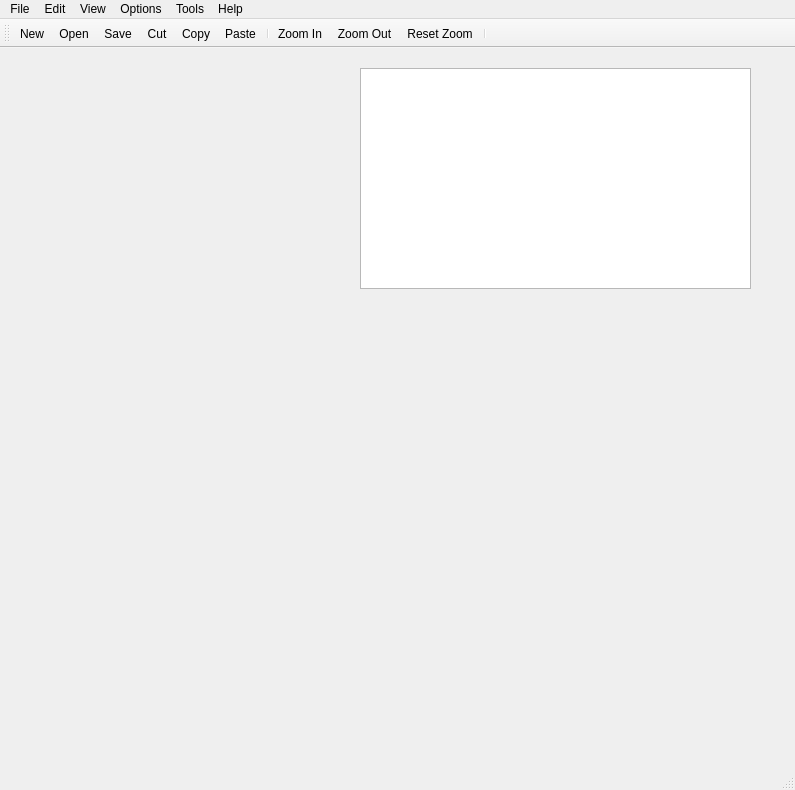
<?xml version="1.0" encoding="UTF-8"?>
<ui version="4.0">
 <class>MainWindow</class>
 <widget class="QMainWindow" name="MainWindow">
  <property name="geometry">
   <rect>
    <x>0</x>
    <y>0</y>
    <width>795</width>
    <height>790</height>
   </rect>
  </property>
  <property name="windowTitle">
   <string>MainWindow</string>
  </property>
  <widget class="QWidget" name="centralwidget">
   <widget class="QGraphicsView" name="graphicsView">
    <property name="geometry">
     <rect>
      <x>360</x>
      <y>20</y>
      <width>391</width>
      <height>221</height>
     </rect>
    </property>
   </widget>
  </widget>
  <widget class="QMenuBar" name="menubar">
   <property name="geometry">
    <rect>
     <x>0</x>
     <y>0</y>
     <width>795</width>
     <height>25</height>
    </rect>
   </property>
   <widget class="QMenu" name="menuFile">
    <property name="title">
     <string>File</string>
    </property>
    <addaction name="actionNew"/>
    <addaction name="actionOpen_2"/>
    <addaction name="separator"/>
    <addaction name="actionSave"/>
    <addaction name="actionSave_as"/>
    <addaction name="separator"/>
    <addaction name="actionExport"/>
    <addaction name="separator"/>
    <addaction name="actionExit"/>
    <addaction name="separator"/>
    <addaction name="actionPrint"/>
   </widget>
   <widget class="QMenu" name="menuEdit">
    <property name="title">
     <string>Edit</string>
    </property>
    <addaction name="actionUndo"/>
    <addaction name="actionRedo"/>
    <addaction name="separator"/>
    <addaction name="actionCut"/>
    <addaction name="actionCopy"/>
    <addaction name="actionPaste"/>
    <addaction name="actionDelete"/>
    <addaction name="separator"/>
    <addaction name="actionSelecte"/>
    <addaction name="actionUnselect_All"/>
    <addaction name="separator"/>
    <addaction name="actionFind"/>
    <addaction name="separator"/>
    <addaction name="actionProperties"/>
   </widget>
   <widget class="QMenu" name="menuView">
    <property name="title">
     <string>View</string>
    </property>
    <widget class="QMenu" name="menuMode">
     <property name="title">
      <string>Mode</string>
     </property>
     <addaction name="actionEdit_Mode"/>
     <addaction name="actionNavigation_Mode"/>
    </widget>
    <addaction name="actionZoom_In"/>
    <addaction name="actionZoom_Out"/>
    <addaction name="actionReset_Zoom"/>
    <addaction name="separator"/>
    <addaction name="actionFit_Content"/>
    <addaction name="separator"/>
    <addaction name="menuMode"/>
    <addaction name="separator"/>
    <addaction name="actionFull_Screen"/>
   </widget>
   <widget class="QMenu" name="menuOptions">
    <property name="title">
     <string>Options</string>
    </property>
    <widget class="QMenu" name="menuAlgorithms">
     <property name="title">
      <string>Algorithms</string>
     </property>
     <addaction name="actionPlanarity"/>
    </widget>
    <addaction name="menuAlgorithms"/>
    <addaction name="actionLayouts"/>
   </widget>
   <widget class="QMenu" name="menuTools">
    <property name="title">
     <string>Tools</string>
    </property>
    <addaction name="actionAnalyze_Graph"/>
    <addaction name="separator"/>
    <addaction name="actionColorize_Edges"/>
   </widget>
   <widget class="QMenu" name="menuHelp">
    <property name="title">
     <string>Help</string>
    </property>
    <addaction name="actionYou_dont_need_help"/>
   </widget>
   <addaction name="menuFile"/>
   <addaction name="menuEdit"/>
   <addaction name="menuView"/>
   <addaction name="menuOptions"/>
   <addaction name="menuTools"/>
   <addaction name="menuHelp"/>
  </widget>
  <widget class="QStatusBar" name="statusbar"/>
  <widget class="QToolBar" name="toolBar">
   <property name="windowTitle">
    <string>toolBar</string>
   </property>
   <property name="whatsThis">
    <string/>
   </property>
   <attribute name="toolBarArea">
    <enum>TopToolBarArea</enum>
   </attribute>
   <attribute name="toolBarBreak">
    <bool>false</bool>
   </attribute>
   <addaction name="actionNew"/>
   <addaction name="actionOpen"/>
   <addaction name="actionSave"/>
   <addaction name="actionCut"/>
   <addaction name="actionCopy"/>
   <addaction name="actionPaste"/>
   <addaction name="separator"/>
   <addaction name="actionZoom_In"/>
   <addaction name="actionZoom_Out"/>
   <addaction name="actionReset_Zoom"/>
   <addaction name="separator"/>
  </widget>
  <action name="actionNew">
   <property name="icon">
    <iconset>
     <normaloff>icons/new.png</normaloff>icons/new.png</iconset>
   </property>
   <property name="text">
    <string>New</string>
   </property>
   <property name="whatsThis">
    <string/>
   </property>
  </action>
  <action name="actionOpen">
   <property name="icon">
    <iconset>
     <normaloff>icons/Folder Open.png</normaloff>icons/Folder Open.png</iconset>
   </property>
   <property name="text">
    <string>Open</string>
   </property>
  </action>
  <action name="actionOpen_2">
   <property name="text">
    <string>Open</string>
   </property>
   <property name="toolTip">
    <string>Open a Graph.gml</string>
   </property>
  </action>
  <action name="actionSave">
   <property name="icon">
    <iconset>
     <normaloff>icons/save.png</normaloff>icons/save.png</iconset>
   </property>
   <property name="text">
    <string>Save</string>
   </property>
   <property name="toolTip">
    <string> Save the changes</string>
   </property>
   <property name="statusTip">
    <string>toolTip</string>
   </property>
  </action>
  <action name="actionSave_as">
   <property name="text">
    <string>Save as</string>
   </property>
  </action>
  <action name="actionExport">
   <property name="text">
    <string>Export</string>
   </property>
  </action>
  <action name="actionExit">
   <property name="text">
    <string>Print</string>
   </property>
  </action>
  <action name="actionUndo">
   <property name="text">
    <string>Undo</string>
   </property>
  </action>
  <action name="actionRedo">
   <property name="text">
    <string>Redo</string>
   </property>
  </action>
  <action name="actionCut">
   <property name="icon">
    <iconset>
     <normaloff>icons/Avosoft-Warm-Toolbar-Cut.ico</normaloff>icons/Avosoft-Warm-Toolbar-Cut.ico</iconset>
   </property>
   <property name="text">
    <string>Cut</string>
   </property>
  </action>
  <action name="actionCopy">
   <property name="icon">
    <iconset>
     <normaloff>icons/Copy.png</normaloff>icons/Copy.png</iconset>
   </property>
   <property name="text">
    <string>Copy</string>
   </property>
  </action>
  <action name="actionPaste">
   <property name="icon">
    <iconset>
     <normaloff>icons/136837629872716929332x32-paste_from_clipboard-4-md.png</normaloff>icons/136837629872716929332x32-paste_from_clipboard-4-md.png</iconset>
   </property>
   <property name="text">
    <string>Paste</string>
   </property>
  </action>
  <action name="actionDelete">
   <property name="text">
    <string>Delete</string>
   </property>
  </action>
  <action name="actionSelecte">
   <property name="text">
    <string>Select All</string>
   </property>
  </action>
  <action name="actionUnselect_All">
   <property name="text">
    <string>Unselect All</string>
   </property>
  </action>
  <action name="actionFind">
   <property name="text">
    <string>Find</string>
   </property>
  </action>
  <action name="actionProperties">
   <property name="text">
    <string>Properties</string>
   </property>
  </action>
  <action name="actionZoom_In">
   <property name="icon">
    <iconset>
     <normaloff>icons/Zoom-In-icon.png</normaloff>icons/Zoom-In-icon.png</iconset>
   </property>
   <property name="text">
    <string>Zoom In</string>
   </property>
  </action>
  <action name="actionZoom_Out">
   <property name="icon">
    <iconset>
     <normaloff>icons/Zoom_Out-01.png</normaloff>icons/Zoom_Out-01.png</iconset>
   </property>
   <property name="text">
    <string>Zoom Out</string>
   </property>
  </action>
  <action name="actionReset_Zoom">
   <property name="icon">
    <iconset>
     <normaloff>icons/120px-Gnome-zoom-fit-best.svg.png</normaloff>icons/120px-Gnome-zoom-fit-best.svg.png</iconset>
   </property>
   <property name="text">
    <string>Reset Zoom</string>
   </property>
  </action>
  <action name="actionFit_Content">
   <property name="text">
    <string>Fit Content</string>
   </property>
  </action>
  <action name="actionEdit_Mode">
   <property name="text">
    <string>Edit Mode</string>
   </property>
  </action>
  <action name="actionNavigation_Mode">
   <property name="text">
    <string>Navigation Mode</string>
   </property>
  </action>
  <action name="actionFull_Screen">
   <property name="text">
    <string>Full Screen</string>
   </property>
  </action>
  <action name="actionPlanarity">
   <property name="text">
    <string>planarity</string>
   </property>
  </action>
  <action name="actionAnalyze_Graph">
   <property name="text">
    <string>Analyze Graph</string>
   </property>
  </action>
  <action name="actionColorize_Edges">
   <property name="text">
    <string>Colorize Edges</string>
   </property>
  </action>
  <action name="actionLayouts">
   <property name="text">
    <string>Layout</string>
   </property>
  </action>
  <action name="actionNew_2">
   <property name="text">
    <string>New</string>
   </property>
  </action>
  <action name="actionYou_dont_need_help">
   <property name="text">
    <string>you dont need help</string>
   </property>
  </action>
  <action name="actionPrint">
   <property name="text">
    <string>Exit</string>
   </property>
  </action>
 </widget>
 <resources/>
 <connections>
  <connection>
   <sender>menubar</sender>
   <signal>triggered(QAction*)</signal>
   <receiver>menubar</receiver>
   <slot>update()</slot>
   <hints>
    <hint type="sourcelabel">
     <x>51</x>
     <y>5</y>
    </hint>
    <hint type="destinationlabel">
     <x>52</x>
     <y>5</y>
    </hint>
   </hints>
  </connection>
  <connection>
   <sender>actionDelete</sender>
   <signal>triggered()</signal>
   <receiver>actionDelete</receiver>
   <slot>deleteLater()</slot>
   <hints>
    <hint type="sourcelabel">
     <x>-1</x>
     <y>-1</y>
    </hint>
    <hint type="destinationlabel">
     <x>-1</x>
     <y>-1</y>
    </hint>
   </hints>
  </connection>
  <connection>
   <sender>actionOpen</sender>
   <signal>triggered()</signal>
   <receiver>MainWindow</receiver>
   <slot>close()</slot>
   <hints>
    <hint type="sourcelabel">
     <x>-1</x>
     <y>-1</y>
    </hint>
    <hint type="destinationlabel">
     <x>397</x>
     <y>394</y>
    </hint>
   </hints>
  </connection>
 </connections>
</ui>
